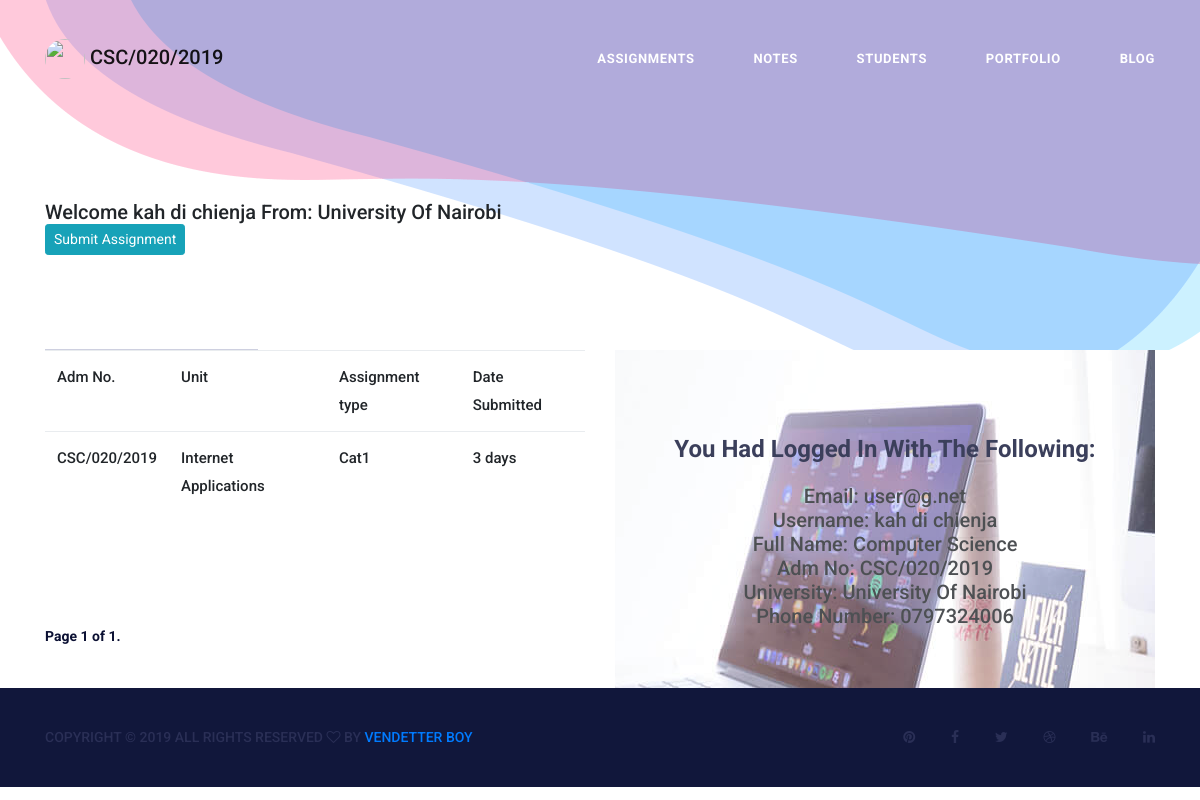
Page /Assignments/home/ (signed in) on the earlier database version.
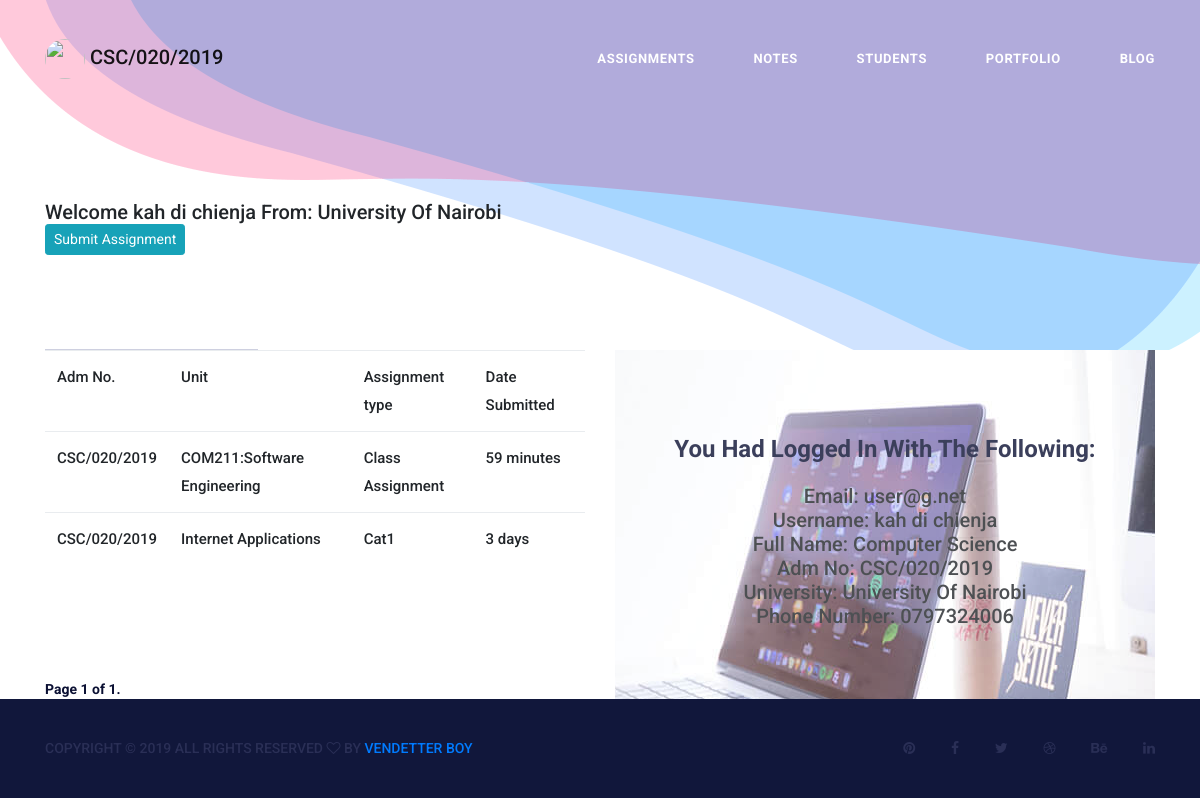
Same page on the later database version.
### assignments/models.py (models this page shows, shortened)
class AssignmentSubmissionForm(models.Model):
    full_name = models.CharField(max_length = 254, blank=True, null=True)
    admission_number = models.CharField(max_length = 254, blank=True, null=True)
    university = models.CharField(max_length = 254, blank=True, null=True)
    username = models.CharField(max_length = 254, blank=True, null=True)
    phone_number = models.CharField(max_length = 254, blank=True, null=True)
    type_of_assignment= models.CharField(max_length = 254, blank=True, null=True)
    unit_name = models.CharField(max_length = 254, blank=True, null=True)
    file_name = models.FileField(upload_to = 'documents/studentsassignments/', null = True, blank = True)
    date = models.DateTimeField(default = datetime.now, blank = True)
    AssinmentType = models.ManyToManyField(AssinmentType)
    accounts = models.ManyToManyField(User)
    def __str__(self):
        return self.admission_number

### assignments/views.py (the view)
# urls.py: path('home/', views.assignments_home, name = 'assignments_home'),
def assignments_home(request):
    if request.user.is_authenticated:
        assignments = AssignmentSubmissionForm.objects.all().order_by('-id').filter(admission_number=request.user.admission_number)
        print(assignments)
        paginator = Paginator(assignments, 5)
        page = request.GET.get('page')
        assignments = paginator.get_page(page)
    else:
        return redirect('/')
    return render(request, "home.html", { 'assignments': assignments })

### accounts/models.py (called while the page is built)
    @property
    def is_active(self):
        return self.active

### assignments/templates/home.html (shortened to what this page needs)
{% extends "account/base.html" %}
{% load static %}
{% block content %}
{% include "account/dashboardnav.html" %}
{% if user.is_authenticated %}
<section class="banner_area">
    <div class="container">
        <div class="banner_inner_text">
            <h5>Welcome {{ user.username}} From: {{ user.university }}</h5>
            <a href="/Assignments/submitions" class="btn btn-info btn-sm">Submit Assignment</a>
        </div>
    </div>
</section>
<div class="container">
    <div class="row">
        <div class="col-md-6">
            <table class="table table-hover">
                <thead>
                    <tr>
                        <td>Adm No.</td>
                        <td>Unit</td>
                        <td>Assignment type</td>
                        <td>Date Submitted</td>
                   </tr>
                </thead>
                {% for assignment in assignments %}
                <tr>
                    <td>{{ assignment.admission_number }}</td>
                    <td>{{ assignment.unit_name }}</td>
                    <td>{{ assignment.type_of_assignment }}</td>
                    <td>{{ assignment.date|timesince }}</td>
                </tr>
                {% endfor %}
            </table>
            <nav aria-label="Page navigation example" class="pagination_area">
                <ul class="pagination">
                    <li class="page-item active">
                        <a class="page-link" href="#">Page {{ assignments.number }} of {{ assignments.paginator.num_pages }}.</a>
                    </li>
                </ul>
            </nav>
        </div>
        <div class="col-md-6">
            <div class="feature_item" id="transparent">
                <h4>You Had Logged In With The Following:</h4>
                <h5>Email: {{ user.email}}</h5>
                <h5>Username: {{ user.username}}</h5>
                <h5>Full Name: {{ user.full_name}}</h5>
                <h5>Adm No: {{ user.admission_number}}</h5>
                <h5>University: {{ user.university }}</h5>
                <h5>Phone Number: {{ user.phone_number}}</h5>
            </div>
        </div>
    </div>
</div>
{% endif %}
<footer class="footr_area">
        <div class="footer_copyright">
            <div class="container">
                <div class="float-sm-left">
                    <h5>
                        Copyright &copy;
                        <script>document.write(new Date().getFullYear());</script> All rights reserved
                        <i class="fa fa-heart-o" aria-hidden="true"></i> by <a href="http://al-masi.com"
                            target="_blank">Vendetter Boy</a>
                    </h5>
                </div>
                <div class="float-sm-right">
                    <ul>
                        <li><a href="#"><i class="fa fa-pinterest"></i></a></li>
                        <li><a href="#"><i class="fa fa-facebook"></i></a></li>
                        <li><a href="#"><i class="fa fa-twitter"></i></a></li>
                        <li><a href="#"><i class="fa fa-dribbble"></i></a></li>
                        <li><a href="#"><i class="fa fa-behance"></i></a></li>
                        <li><a href="#"><i class="fa fa-linkedin"></i></a></li>
                    </ul>
                </div>
            </div>
        </div>
    </footer>
{% endblock %}

Differences in the rows shown:
added AssignmentSubmissionForm: admission_number "CSC/020/2019", unit_name "COM211:Software Engineering", type_of_assignment "Class Assignment", date "59 minutes"
